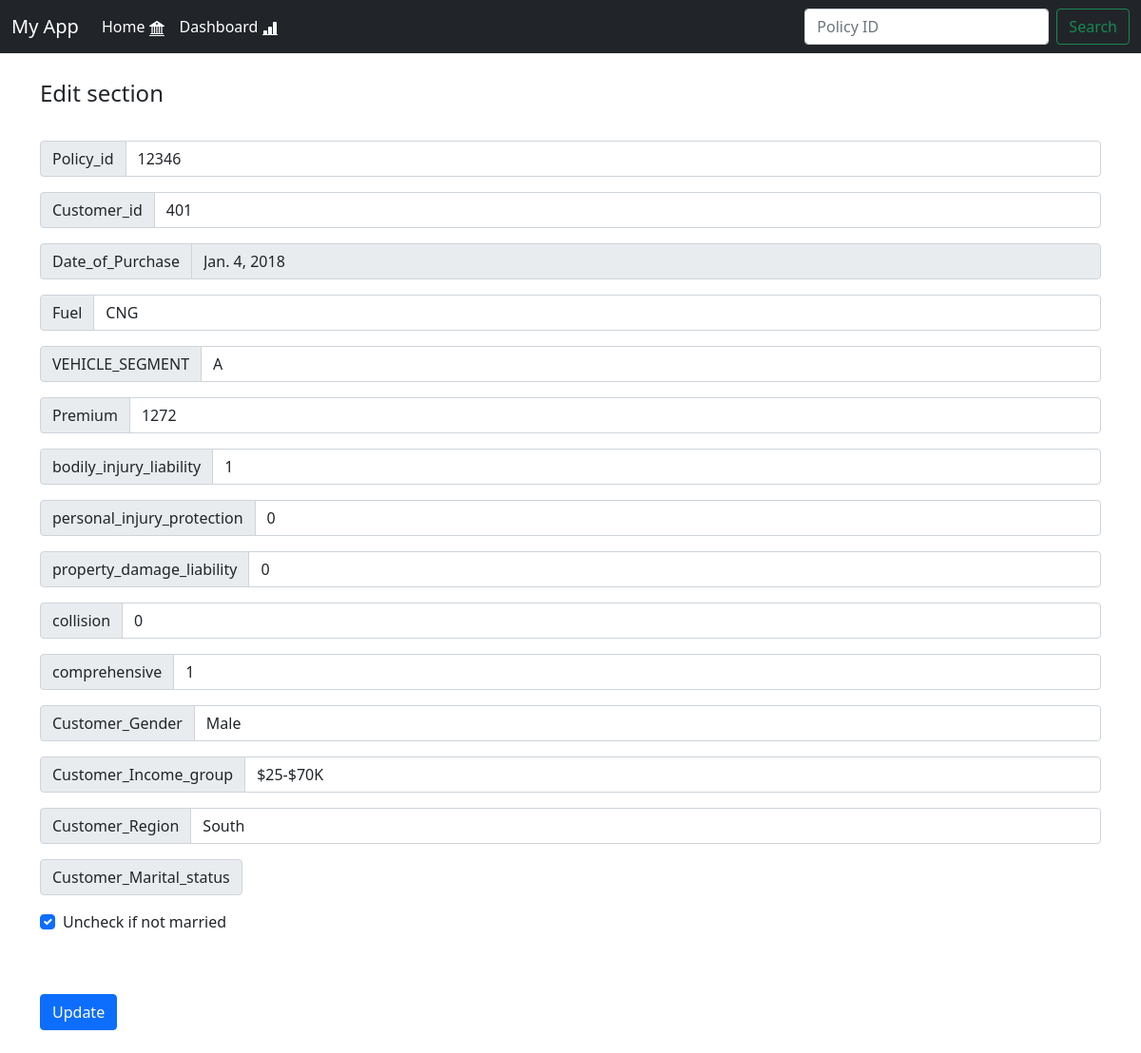
Page /edit/2 on the committed database.
### home/models.py (models this page shows)
class Customer(models.Model):
    Policy_id = models.IntegerField()
    Date_of_Purchase = models.DateField()
    Customer_id	= models.IntegerField()
    Fuel                    = models.CharField(max_length=20)
    VEHICLE_SEGMENT	        = models.CharField(max_length=10)
    Premium	                = models.IntegerField()
    bodily_injury_liability = models.IntegerField()
    personal_injury_protection = models.IntegerField()
    property_damage_liability = models.IntegerField()
    collision               = models.IntegerField()
    comprehensive	        = models.IntegerField()
    Customer_Gender	        = models.CharField(max_length=20)
    Customer_Income_group   = models.CharField(max_length=20)
    Customer_Region	        = models.CharField(max_length=20)
    Customer_Marital_status = models.BooleanField(default=False, null=True)
    class Meta:
        verbose_name_plural = 'Customer details'

### home/views.py (the view, shortened to what this page needs)
# urls.py: path('edit/<id>',views.edit, name='edit'),
def edit(request,id):
    obj = Customer.objects.get(pk = id)
    return render(request,'update.html', {'new':obj})

### home/templates/update.html (shortened to what this page needs)
{% extends 'base.html' %}
{% block body %}
<div class="container">
    <form method="POST">
        <legend>Edit section</legend></br></br>
        <div class="input-group mb-3">
            <span class="input-group-text" id="inputGroup-sizing-default">Policy_id</span>
            <input type="text" value="{{new.Policy_id}}" name="Policy_id" class="form-control"
                aria-label="Sizing example input" aria-describedby="inputGroup-sizing-default">
        </div>
        <div class="input-group mb-3">
            <span class="input-group-text" id="inputGroup-sizing-default">Customer_id</span>
            <input type="text" value="{{new.Customer_id}}" name="Customer_id" class="form-control"
                aria-label="Sizing example input" aria-describedby="inputGroup-sizing-default">
        </div>
        <fieldset disabled>
            <div class="input-group mb-3">
                <span class="input-group-text" id="inputGroup-sizing-default">Date_of_Purchase</span>
                <input type="text" value="{{new.Date_of_Purchase}}" id="disabledTextInput" class="form-control"
                    aria-label="Sizing example input" aria-describedby="inputGroup-sizing-default">
            </div>
        </fieldset>
        <div class="input-group mb-3">
            <span class="input-group-text" id="inputGroup-sizing-default">Fuel</span>
            <input type="text" value="{{new.Fuel}}" name="Fuel" class="form-control" aria-label="Sizing example input"
                aria-describedby="inputGroup-sizing-default">
        </div>
        <div class="input-group mb-3">
            <span class="input-group-text" id="inputGroup-sizing-default">VEHICLE_SEGMENT</span>
            <input type="text" value="{{new.VEHICLE_SEGMENT}}" name="VEHICLE_SEGMENT" class="form-control"
                aria-label="Sizing example input" aria-describedby="inputGroup-sizing-default">
        </div>
        <div class="input-group mb-3">
            <span class="input-group-text" id="inputGroup-sizing-default">Premium</span>
            <input type="text" value="{{new.Premium}}" name="Premium" class="form-control"
                aria-label="Sizing example input" aria-describedby="inputGroup-sizing-default">
        </div>
        <div class="input-group mb-3">
            <span class="input-group-text" id="inputGroup-sizing-default">bodily_injury_liability</span>
            <input type="text" value="{{new.bodily_injury_liability}}" name="bodily_injury_liability"
                class="form-control" aria-label="Sizing example input" aria-describedby="inputGroup-sizing-default">
        </div>
        <div class="input-group mb-3">
            <span class="input-group-text" id="inputGroup-sizing-default">personal_injury_protection</span>
            <input type="text" value="{{new.personal_injury_protection}}" name="personal_injury_protection"
                class="form-control" aria-label="Sizing example input" aria-describedby="inputGroup-sizing-default">
        </div>
        <div class="input-group mb-3">
            <span class="input-group-text" id="inputGroup-sizing-default">property_damage_liability</span>
            <input type="text" value="{{new.property_damage_liability}}" name="property_damage_liability"
                class="form-control" aria-label="Sizing example input" aria-describedby="inputGroup-sizing-default">
        </div>
        <div class="input-group mb-3">
            <span class="input-group-text" id="inputGroup-sizing-default">collision</span>
            <input type="text" value="{{new.collision}}" name="collision" class="form-control"
                aria-label="Sizing example input" aria-describedby="inputGroup-sizing-default">
        </div>
        <div class="input-group mb-3">
            <span class="input-group-text" id="inputGroup-sizing-default">comprehensive</span>
            <input type="text" value="{{new.comprehensive}}" name="comprehensive" class="form-control"
                aria-label="Sizing example input" aria-describedby="inputGroup-sizing-default">
        </div>
        <div class="input-group mb-3">
            <span class="input-group-text" id="inputGroup-sizing-default">Customer_Gender</span>
            <input type="text" value="{{new.Customer_Gender}}" name="Customer_Gender" class="form-control"
                aria-label="Sizing example input" aria-describedby="inputGroup-sizing-default">
        </div>
        <div class="input-group mb-3">
            <span class="input-group-text" id="inputGroup-sizing-default">Customer_Income_group</span>
            <input type="text" value="{{new.Customer_Income_group}}" name="Customer_Income_group" class="form-control"
                aria-label="Sizing example input" aria-describedby="inputGroup-sizing-default">
        </div>
        <div class="input-group mb-3">
            <span class="input-group-text" id="inputGroup-sizing-default">Customer_Region</span>
            <input type="text" value="{{new.Customer_Region}}" name="Customer_Region" class="form-control"
                aria-label="Sizing example input" aria-describedby="inputGroup-sizing-default">
        </div>
        <div class="input-group mb-3">
            <label class="input-group-text" id="inputGroup-sizing-default">Customer_Marital_status</label>
        </div>
        <div class="form-check mb-3">
            <input class="form-check-input" type="checkbox" value="{{new.Customer_Marital_status}}"
                name="Customer_Marital_status" id="flexCheckDefault" {% if new.Customer_Marital_status %}checked{% endif %}>
            {% if new.Customer_Marital_status %}
            <label class="form-check-label" for="flexCheckDefault">
                Uncheck if not married
            </label>
            {% else %}
            <label class="form-check-label" for="flexCheckDefault">
                Check if married
            </label>
            {% endif %}
        </div></br></br>
        <input class="btn btn-primary" type="submit" value="Update"></br></br>
    </form>
</div>
{% endblock body %}

### rows in the picture
Customer: Policy_id "12346", Customer_id "401", Date_of_Purchase "Jan. 4, 2018", Fuel "CNG", VEHICLE_SEGMENT "A", Premium "1272", bodily_injury_liability "1", personal_injury_protection "0", property_damage_liability "0", collision "0", comprehensive "1", Customer_Gender "Male", Customer_Income_group "$25-$70K", Customer_Region "South", Customer_Marital_status "☑"
